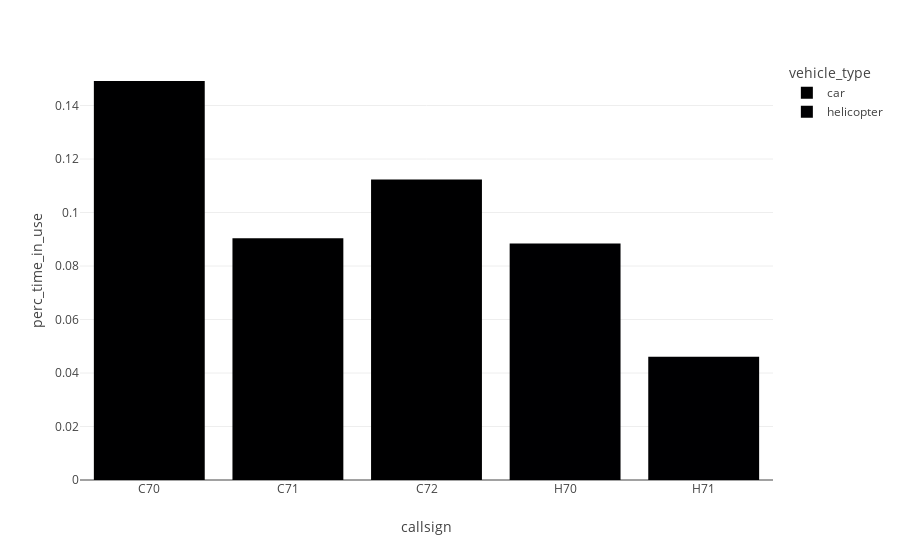

Notebook code for this chart:
### Code cell
px.bar(utilisation_df_overall.reset_index(),
       y="perc_time_in_use",
       x="callsign",
       color="vehicle_type")

### Figure 1 — Plotly figure (JSON) as saved in the notebook; plotly's stock layout.template omitted (floating-point values rounded to 4 significant figures)
{"data": [{"alignmentgroup": "True", "hovertemplate": "vehicle_type=car<br>callsign=%{x}<br>perc_time_in_use=%{y}<extra></extra>", "legendgroup": "car", "marker": {"color": "#000001", "pattern": {"shape": ""}}, "name": "car", "offsetgroup": "car", "orientation": "v", "showlegend": true, "textposition": "auto", "type": "bar", "x": ["C70", "C71", "C72"], "xaxis": "x", "y": [0.1492, 0.09037, 0.1124], "yaxis": "y"}, {"alignmentgroup": "True", "hovertemplate": "vehicle_type=helicopter<br>callsign=%{x}<br>perc_time_in_use=%{y}<extra></extra>", "legendgroup": "helicopter", "marker": {"color": "#000002", "pattern": {"shape": ""}}, "name": "helicopter", "offsetgroup": "helicopter", "orientation": "v", "showlegend": true, "textposition": "auto", "type": "bar", "x": ["H70", "H71"], "xaxis": "x", "y": [0.08839, 0.04609], "yaxis": "y"}], "layout": {"barmode": "relative", "legend": {"title": {"text": "vehicle_type"}, "tracegroupgap": 0}, "margin": {"t": 60}, "xaxis": {"anchor": "y", "domain": [0, 1], "title": {"text": "callsign"}}, "yaxis": {"anchor": "x", "domain": [0, 1], "title": {"text": "perc_time_in_use"}}}}
